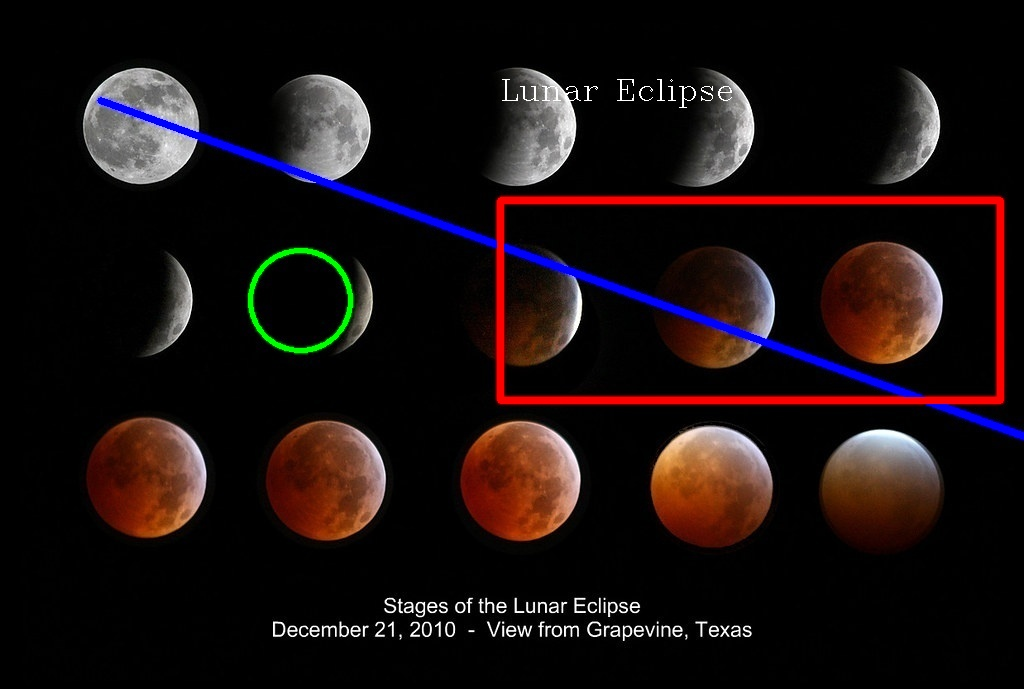
#> input picture Lecture 12/image/lunar_eclipse.jpg, 1024 x 689 px, found by its file name
$ python slice.py
#> lines starting #> are read from the running program, lines starting #| are printed output that depends on the picture
import cv2

image = cv2.imread('/Users/eedo_y/OpenSource/Lecture 12/image/lunar_eclipse.jpg')
#> image is the input picture: shape (689, 1024, 3); mean B, G, R 16.4, 16.4, 26.3
sliced = image[400:800, 800:1200].copy() #가로 , 세로
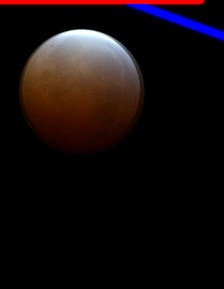
#> sliced: shape (289, 224, 3); mean B, G, R 13.3, 12.2, 20.6

h, w, c = image.shape
#> h = 689; w = 1024; c = 3
print(h,w,c)
#| 689 1024 3

cv2.imshow("Image",image)
cv2.imshow("Sliced",image)

cv2.waitKey()
cv2.destroyAllWindows()
